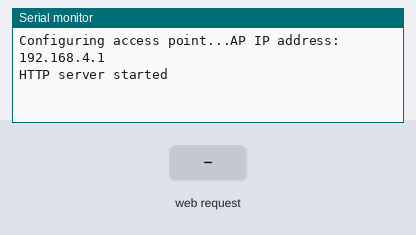
This sketch was run on a simulated ESP8266 (NodeMCU). Parts: the last lines printed to the serial monitor. The test bench sets the inputs (shaded band).

Above: at 2.2 s.
2.3 s: HTTP request GET /data/ received
At 3.5 s:
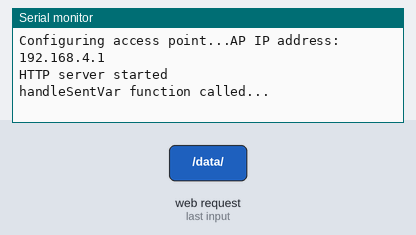
3.8 s: HTTP request GET /data/?codeVal=1 received
At 4.7 s:
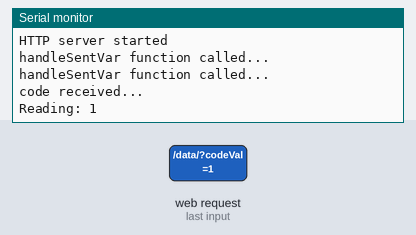

Measured:
- after the input at 2.3 s, the serial monitor: prints a new line at once (image 1)
- after the input at 3.8 s, the serial monitor: prints a new line at once (image 2)

The sketch:

Receiver.ino
```cpp
#include <ESP8266WiFi.h>
#include <ESP8266WebServer.h>

const char *ssid = "NotMe";
const char *password = "GB";

ESP8266WebServer server(80);

void handleSentVar()
{
    Serial.println("handleSentVar function called...");
    if (server.hasArg("codeVal"))
    {
        Serial.println("code received..."); // this is the variable sent from the client
        String readingToPrint = server.arg("codeVal");
        Serial.print("Reading: ");
        Serial.println(readingToPrint);
        Serial.println();
        server.send(200, "text/html", "Data received");
    }
}

void setup()
{
    delay(1000);
    Serial.begin(115200);
    Serial.println();
    Serial.print("Configuring access point...");

    WiFi.softAP(ssid, password);

    IPAddress myIP = WiFi.softAPIP();
    Serial.print("AP IP address: ");
    Serial.println(myIP);
    server.on("/data/", HTTP_GET, handleSentVar); // when the server receives a request with /data/ in the string then run the handleSentVar function
    server.begin();
    Serial.println("HTTP server started");
}

void loop()
{
    server.handleClient();
}
```
